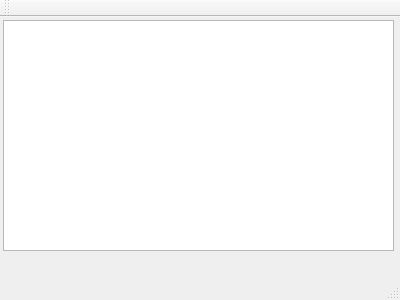
<?xml version="1.0" encoding="UTF-8"?>
<ui version="4.0">
 <class>MainWindow</class>
 <widget class="QMainWindow" name="MainWindow">
  <property name="geometry">
   <rect>
    <x>0</x>
    <y>0</y>
    <width>400</width>
    <height>300</height>
   </rect>
  </property>
  <property name="windowTitle">
   <string>MainWindow</string>
  </property>
  <widget class="QWidget" name="centralWidget">
   <widget class="QTextEdit" name="mytextEdit">
    <property name="geometry">
     <rect>
      <x>3</x>
      <y>3</y>
      <width>391</width>
      <height>231</height>
     </rect>
    </property>
   </widget>
  </widget>
  <widget class="QMenuBar" name="menuBar">
   <property name="geometry">
    <rect>
     <x>0</x>
     <y>0</y>
     <width>400</width>
     <height>17</height>
    </rect>
   </property>
  </widget>
  <widget class="QToolBar" name="mainToolBar">
   <attribute name="toolBarArea">
    <enum>TopToolBarArea</enum>
   </attribute>
   <attribute name="toolBarBreak">
    <bool>false</bool>
   </attribute>
  </widget>
  <widget class="QStatusBar" name="statusBar"/>
 </widget>
 <layoutdefault spacing="6" margin="11"/>
 <resources/>
 <connections/>
</ui>
